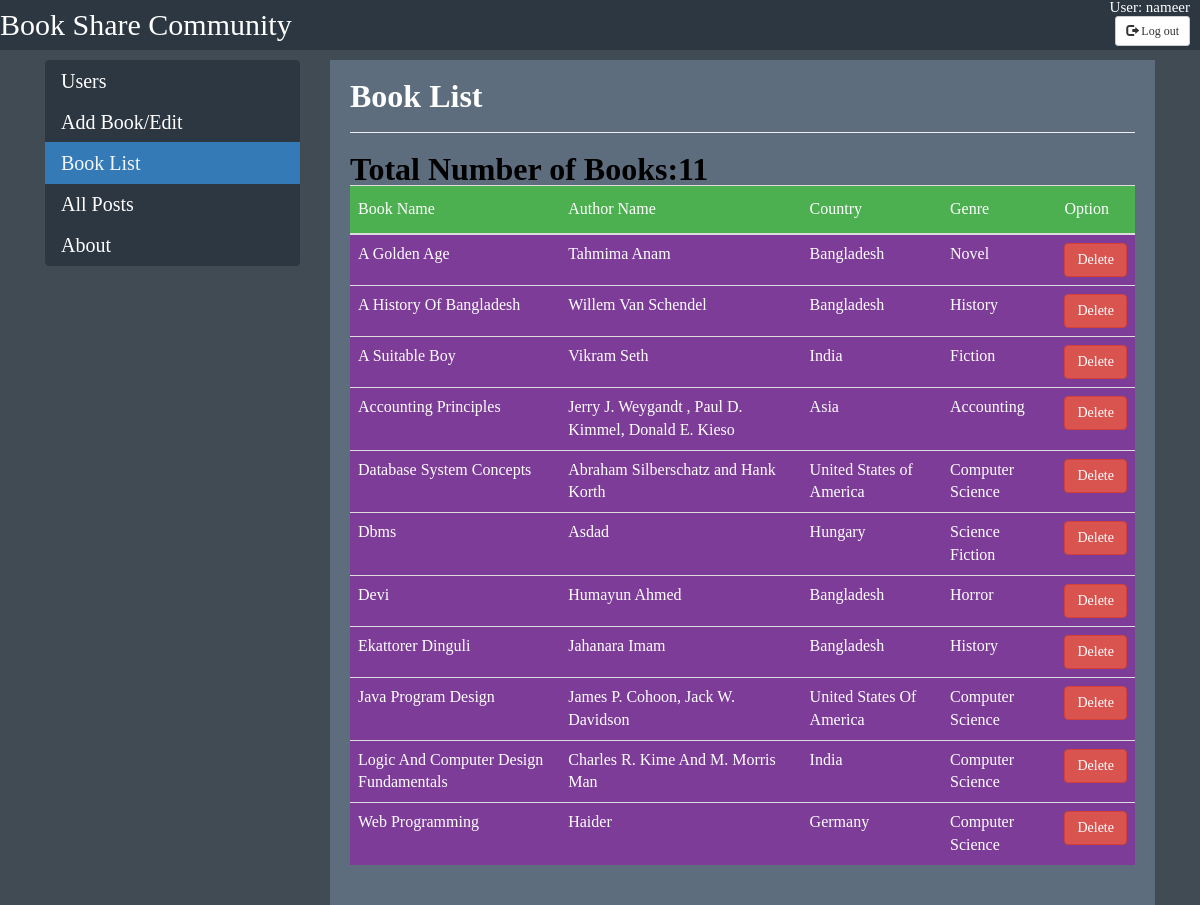
The page /administrator/book_list.php (signed in) on the database its author committed.
### tables this page shows
CREATE TABLE `book_list` (
  `book_id` int(255) NOT NULL,
  `book_name` varchar(100) NOT NULL,
  `author_name` varchar(100) NOT NULL,
  `country` varchar(100) NOT NULL,
  `genre` varchar(1000) NOT NULL,
  `publishers` varchar(100) NOT NULL,
  `publication_year` varchar(100) NOT NULL,
  `pages` int(100) NOT NULL,
  `isbn` varchar(1000) NOT NULL,
  `price` int(100) NOT NULL
);

### administrator/book_list.php (the view, shortened to what this page needs)
<?php
include_once("../client/others/config.php");
$result = mysqli_query($con, "SELECT count(book_id) FROM book_list ORDER BY book_id DESC");
$res = mysqli_fetch_array($result);
$count= $res['count(book_id)'];
?>
<!doctype html>
<html>
<head>
	<link href="//maxcdn.bootstrapcdn.com/bootstrap/4.1.1/css/bootstrap.min.css" rel="stylesheet" id="bootstrap-css">
	<link rel="stylesheet" href="../css/table.css">
	 <link rel="stylesheet" href="https://maxcdn.bootstrapcdn.com/bootstrap/3.3.7/css/bootstrap.min.css">
	<link rel="stylesheet" href="../css/user.css">
</head>
<body>
	<div class="header">
		<div class="logo">
			<ul>
				<li id="logo">Book Share Community </li>
				<li id="user">User:
					<?php echo $_SESSION['u_id'];?>
				</li><br>
				<form action="book_list.php" method="post">
				<li id="button"><button  name="logout" type="submit" class="btn btn-default btn-sm">
          <span class="glyphicon glyphicon-log-out"></span> Log out
        </button>
				</li>
				</form>
			</ul>
		</div>
	</div>
	<div class="container">
		<div class="row">
			<div class="col-md-3">
				<div class="list-group ">
					<a href="admin.php" class="list-group-item list-group-item-action">Users</a>
					<a href="add_book.php" class="list-group-item list-group-item-action ">Add Book/Edit</a>
					<a href="#" class="list-group-item list-group-item-action active">Book List</a>
					<a href="feed.php" class="list-group-item list-group-item-action ">All Posts</a>
					<a href="about.php" class="list-group-item list-group-item-action">About</a>
				</div>
			</div>
			<div class="col-md-9">
				<div class="card">
					<div class="card-body">
						<div class="row">
							<div class="col-md-12">
								<h4>Book List</h4>
								<hr>
							</div>
						<div class="col-md-12">
							<h4 style="color: black;font-weight: bold;">Total Number of Books:<?php echo $count ?> </h4></div>
						</div>
						<div class="row">
							<div class="col-md-12">
								<form action="">
									<div class="table-responsive">
										<table class="table"  id="users">
											<tbody>
												<thead>
													<th>Book Name</th>
													<th>Author Name</th>
													<th>Country</th>
													<th>Genre</th>
													<th>Option</th>
												</thead>
												 <?php
		$result = mysqli_query($con, "SELECT * FROM book_list ORDER BY book_name ASC");
        while($res = mysqli_fetch_array($result)) {
            echo "<tr>";
            echo "<td>".$res['book_name']."</td>";
            echo "<td>".$res['author_name']."</td>";
            echo "<td>".$res['country']."</td>";
			echo "<td>".$res['genre']."</td>";
            echo "<td><a class='btn btn-danger' href=\"../includes/delete_book.php?id=$res[book_id]\" onClick=\"return confirm('Are you sure you want to delete?')\">Delete</a></td>";
        }
        ?>
											</tbody>
										</table>
									</div>
								</form>
							</div>
						</div>
					</div>
				</div>
			</div>
		</div>
	</div>
</body>
</html>

### css/table.css (style rules this page uses)
html,body,div,span,applet,object,iframe,h1,h2,h3,h4,h5,h6,p,blockquote,pre,a,abbr,acronym,address,big,cite,code,del,dfn,em,img,ins,kbd,q,s,samp,small,strike,strong,sub,sup,tt,var,b,u,i,center,dl,dt,dd,ol,ul,li,fieldset,form,label,legend,table,caption,tbody,tfoot,thead,tr,th,td,article,aside,canvas,details,embed,figure,figcaption,footer,header,hgroup,menu,nav,output,ruby,section,summary,time,mark,audio,video { margin: 0; padding: 0; border: 0; font-size: 100%; font: inherit; vertical-align: baseline; }
body { line-height: 1; }
ol,ul { list-style: none; }
table { border-collapse: collapse; border-spacing: 0; }
#users,#books tr:nth-child(even) { background-color:dodgerblue; }
#users,#books tr:hover { background-color: #7d3c98; }
#users th { padding-top: 12px; padding-bottom: 12px; text-align: left; background-color: #4CAF50; color: white; }
.card-body { color: black; }

### css/user.css (style rules this page uses)
html,body,div,span,applet,object,iframe,h1,h2,h3,h4,h5,h6,p,blockquote,pre,a,abbr,acronym,address,big,cite,code,del,dfn,em,img,ins,kbd,q,s,samp,small,strike,strong,sub,sup,tt,var,b,u,i,center,dl,dt,dd,ol,ul,li,fieldset,form,label,legend,table,caption,tbody,tfoot,thead,tr,th,td,article,aside,canvas,details,embed,figure,figcaption,footer,header,hgroup,menu,nav,output,ruby,section,summary,time,mark,audio,video { margin: 0; padding: 0; border: 0; font-size: 100%; font: inherit; vertical-align: baseline; }
body { line-height: 1; }
ol,ul { list-style: none; }
table { border-collapse: collapse; border-spacing: 0; }
body { background-color: #414B54; font-family: Baskerville, "Palatino Linotype", Palatino, "Century Schoolbook L", "Times New Roman", "serif"; }
.header { height:50px; background-color: #2c3742; margin-bottom: 10px; }
.header ul { text-decoration: none; color: white; }
.header ul li { float:left; }
#logo { font-size:30px; margin:0px; padding:10px 0px; color:#fff; }
#user,#button { float:right; margin-right: 10px; font-size: 15px; }
.list-group-item { background-color:#2c3742; font-size: 20px; border-color: #2c3742; }
a.list-group-item, button.list-group-item { color:#FFFFFF; }
.list-group-item.active, .list-group-item.active:focus, .list-group-item.active:hover { color:whitesmoke; border-color: #337ab7; font-size: 20px; }
.card-body { background-color:#5d6d7e; color: white; border-color:#2c3742; }
button, input, select, textarea { color: black; }
.card { border:none; }
a { color:chartreuse; }
h4 { color:white; font-weight: bold; font-size: 32px; }

### rows shown on the page
book_list: book_name "A Golden Age", author_name "Tahmima Anam", country "Bangladesh", genre "Novel"
book_list: book_name "A History Of Bangladesh", author_name "Willem Van Schendel", country "Bangladesh", genre "History"
book_list: book_name "A Suitable Boy", author_name "Vikram Seth", country "India", genre "Fiction"
book_list: book_name "Accounting Principles", author_name "Jerry J. Weygandt , Paul D. Kimmel, Donald E. Kieso", country "Asia", genre "Accounting"
book_list: book_name "Database System Concepts", author_name "Abraham Silberschatz and Hank Korth", country "United States of America", genre "Computer Science"
book_list: book_name "Dbms", author_name "Asdad", country "Hungary", genre "Science Fiction"
book_list: book_name "Devi", author_name "Humayun Ahmed", country "Bangladesh", genre "Horror"
book_list: book_name "Ekattorer Dinguli", author_name "Jahanara Imam", country "Bangladesh", genre "History"
book_list: book_name "Java Program Design", author_name "James P. Cohoon, Jack W. Davidson", country "United States Of America", genre "Computer Science"
book_list: book_name "Logic And Computer Design Fundamentals", author_name "Charles R. Kime And M. Morris Man", country "India", genre "Computer Science"
book_list: book_name "Web Programming", author_name "Haider", country "Germany", genre "Computer Science"

### other values the page prints
$_SESSION['u_id'] "nameer"
$count "11"
